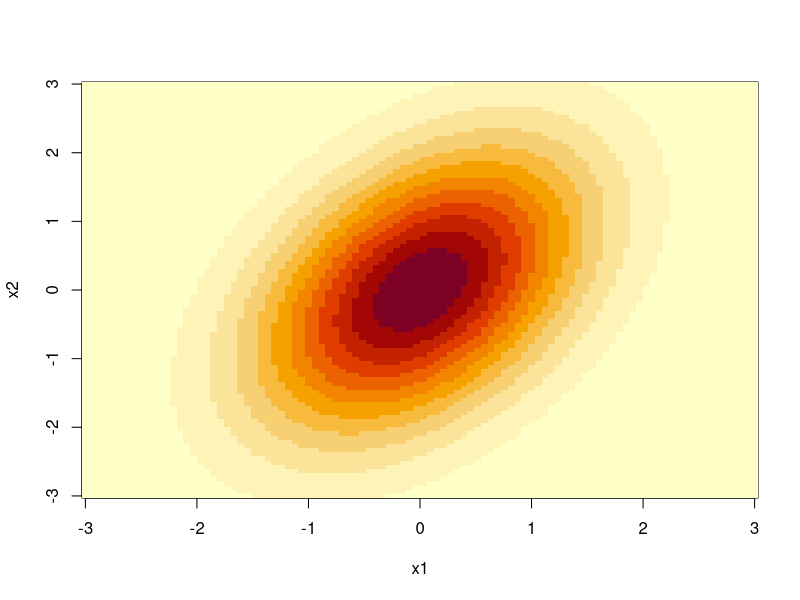

R code for this plot:
# rvencio 2023-set-29
	# função normal multivariada ou gaussiana multidimensional
	# x e m vetor coluna k linhas 1 coluna
	# S é matrix k por k, onde k é a dimensão do problema
	f = function(x, m, S){
		k = ncol(S)
		dentro = -1/2 * t(x-m) %*% solve(S) %*% (x-m)
		out = (2*pi)^(-k/2) * 1/sqrt(det(S)) * exp( dentro )
		return(out)
	}
	
	x = matrix( c(0.5, 0.5), ncol=1)
	mu = matrix( c(0, 0), ncol=1)
	Sigma = matrix( c(1, 3/5, 3/5, 2), ncol=2, nrow=2)
	f(x, m = mu, S = Sigma)
	
	N = 100
	Z = matrix(0, ncol=N, nrow=N)
	x1 = x2 = seq(-3, 3, len=N) # x1 = x2 porque eu quero quadrado
	for(i in 1:N){
		for(j in 1:N){
			x = c(x1[i], x2[j]) # é o ponto do grid da vez
			Z[i,j] = f( x , m = mu, S = Sigma)
		}
	}
	
	image(x1, x2, Z)
	
	
	
	
	
